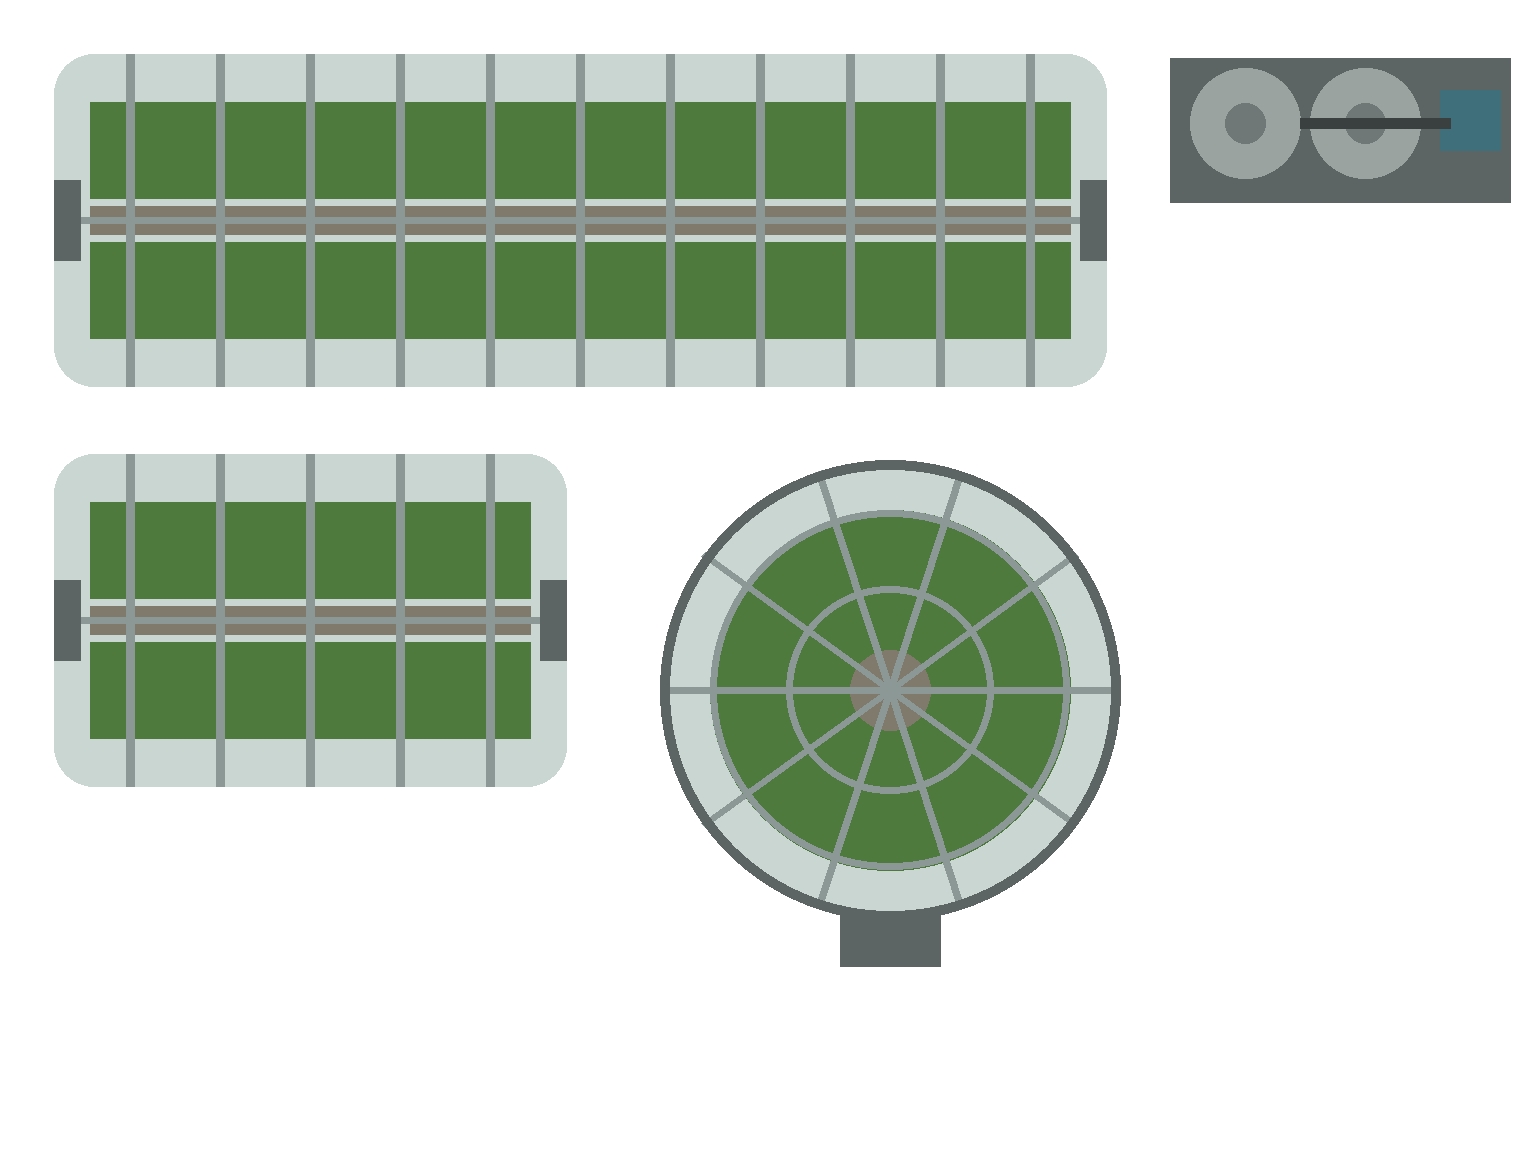

Write Python code to recreate this figure.
"""Geometry guide for a colony's covered farm (`story-map-pools.md`, Planet skin): what stands on a worked field on a
world that cannot grow food in the open (frozen, airless, volcanic, irradiated, toxic). Placed in rows on the cleared
plot with walkable lanes between; passable and coverless, so the map's layout never moves.

One 1536x1152 RGBA sheet, one world cell = CELL px, frames laid out explicitly with transparent gutters; north is the
top of a frame. FRAMES gives each frame's (x, y, w, h) in pixels.

- greenhouse-tunnel (6x2): a long arched polytunnel, ribbed translucent film over crop beds, a door at each short end.
- greenhouse-tunnel-short (3x2): the same tunnel, half as long.
- grow-dome (3x3): a sealed geodesic dome over a round hydroponic bed, an airlock porch on its south side.
- nutrient-skid (2x1): a pair of water/nutrient tanks and a pump on a low skid.

Usage: python art-source/templates/greenhouses-guide.py <out-dir>
"""
import math
import sys
from pathlib import Path

from PIL import Image, ImageDraw

W, H, CELL, G = 1536, 1152, 180, 40

FRAMES = {
    'greenhouse-tunnel': (G, G, 6 * CELL, 2 * CELL),
    'nutrient-skid': (G + 6 * CELL + G, G, 2 * CELL, CELL),
    'greenhouse-tunnel-short': (G, G + 2 * CELL + G, 3 * CELL, 2 * CELL),
    'grow-dome': (G + 3 * CELL + G, G + 2 * CELL + G, 3 * CELL, 3 * CELL),
}

FILM, RIB, BED, PATH, FRAME = '#c9d6d2', '#8c9895', '#4f7a3e', '#7f7a6c', '#5d6564'


def tunnel(d, x, y, cells):
    w, h = cells * CELL, 2 * CELL
    inset = 14
    d.rounded_rectangle((x + inset, y + inset, x + w - inset, y + h - inset), radius=40, fill=FILM)
    # Crop beds seen through the film: two long beds either side of a central path.
    d.rectangle((x + 50, y + 62, x + w - 50, y + h // 2 - 22), fill=BED)
    d.rectangle((x + 50, y + h // 2 + 22, x + w - 50, y + h - 62), fill=BED)
    d.rectangle((x + 50, y + h // 2 - 14, x + w - 50, y + h // 2 + 14), fill=PATH)
    # Hoops across the tunnel every half cell.
    for k in range(1, cells * 2):
        rx = x + k * CELL // 2
        d.rectangle((rx - 4, y + inset, rx + 4, y + h - inset), fill=RIB)
    # Ridge line and the doors in each short end.
    d.rectangle((x + inset, y + h // 2 - 3, x + w - inset, y + h // 2 + 3), fill=RIB)
    for dx in (x + inset, x + w - inset - 26):
        d.rectangle((dx, y + h // 2 - 40, dx + 26, y + h // 2 + 40), fill=FRAME)


def dome(d, x, y):
    s = 3 * CELL
    cx, cy, r = x + s // 2, y + s // 2 - 20, s // 2 - 40
    d.rectangle((cx - 50, cy + r - 20, cx + 50, y + s - 14), fill=FRAME)          # airlock porch, south
    d.ellipse((cx - r, cy - r, cx + r, cy + r), fill=FILM)
    d.ellipse((cx - r + 50, cy - r + 50, cx + r - 50, cy + r - 50), fill=BED)       # round hydroponic bed
    d.ellipse((cx - 40, cy - 40, cx + 40, cy + 40), fill=PATH)                      # central walkway hub
    for k in range(10):                                                             # geodesic struts
        a = k * math.pi / 5
        d.line((cx, cy, cx + r * math.cos(a), cy + r * math.sin(a)), fill=RIB, width=7)
    for rr in (r * 0.45, r * 0.78):
        d.ellipse((cx - rr, cy - rr, cx + rr, cy + rr), outline=RIB, width=7)
    d.ellipse((cx - r, cy - r, cx + r, cy + r), outline=FRAME, width=10)


def skid(d, x, y):
    w, h = 2 * CELL, CELL
    d.rectangle((x + 10, y + 18, x + w - 10, y + h - 18), fill=FRAME)               # skid
    for tx in (x + 30, x + 150):                                                    # two round tanks
        d.ellipse((tx, y + 28, tx + 110, y + 138), fill='#9aa3a0')
        d.ellipse((tx + 35, y + 63, tx + 75, y + 103), fill='#6f7876')
    d.rectangle((x + 280, y + 50, x + 340, y + 110), fill='#3e6f7a')                # pump
    d.rectangle((x + 140, y + 78, x + 290, y + 88), fill='#3a3f3f')                 # pipe


def build():
    img = Image.new('RGBA', (W, H))
    d = ImageDraw.Draw(img)
    tunnel(d, *FRAMES['greenhouse-tunnel'][:2], 6)
    tunnel(d, *FRAMES['greenhouse-tunnel-short'][:2], 3)
    dome(d, *FRAMES['grow-dome'][:2])
    skid(d, *FRAMES['nutrient-skid'][:2])
    return img


if __name__ == '__main__':
    build().save(Path(sys.argv[1]) / 'greenhouses-guide.png')
